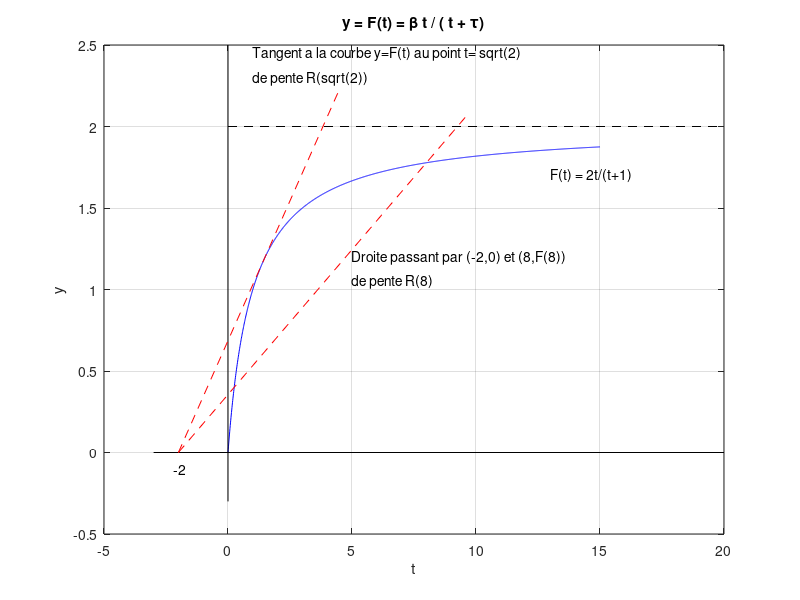

Recreate this plot in MATLAB.
close all;

% Graph of  y = F(x) = \beta/(x+\alpha)  for \beta = 2 and \alpha = 1
x=0:0.01:15;
y=2*x.*(x+1).^(-1);
plot(x,y,'b');
hold on
grid;

% The x axis
x=-3:23:20;
y=0*x;
plot(x,y,'k');

% The line y = 2
x=0:20:20;
y=0*x + 2;
plot(x,y, '--k');

% The y axis
y=-0.3:2.8:2.5;
x=0*y;
plot(x,y,'k');

% The point (-\tau,0) = -2,0)
text(-2.2, -0.1, '-2');

% The function
text(13, 1.7, 'F(t) = 2t/(t+1)');

% The line from (-\tau, 0 ) = (-2,0) to (8,F(8))
x = -2:11.7:9.7;
y = (2*8)/(10*(8+1))*(x+2);
plot(x,y,'--r');
text(5, 1.2, 'Droite passant par (-2,0) et (8,F(8))');
text(5, 1.05, 'de pente R(8)');

% The line from (-\tau, 0 ) = (-2,0) to (sqrt(2),F(sqrt(2))) which is
% the tangent line to the curve y=F(t) at t=sqrt(2).
x = -2:6.5:4.5;
y = (2*sqrt(2))/((2+sqrt(2))*(sqrt(2)+1))*(x+2);
plot(x,y,'--r');
text(1, 2.45, 'Tangent a la courbe y=F(t) au point t= sqrt(2)');
text(1, 2.3, 'de pente R(sqrt(2))');

% The title and the labels
xlabel('t');
ylabel('y');
title('y = F(t) = \beta t / ( t + \tau)');
